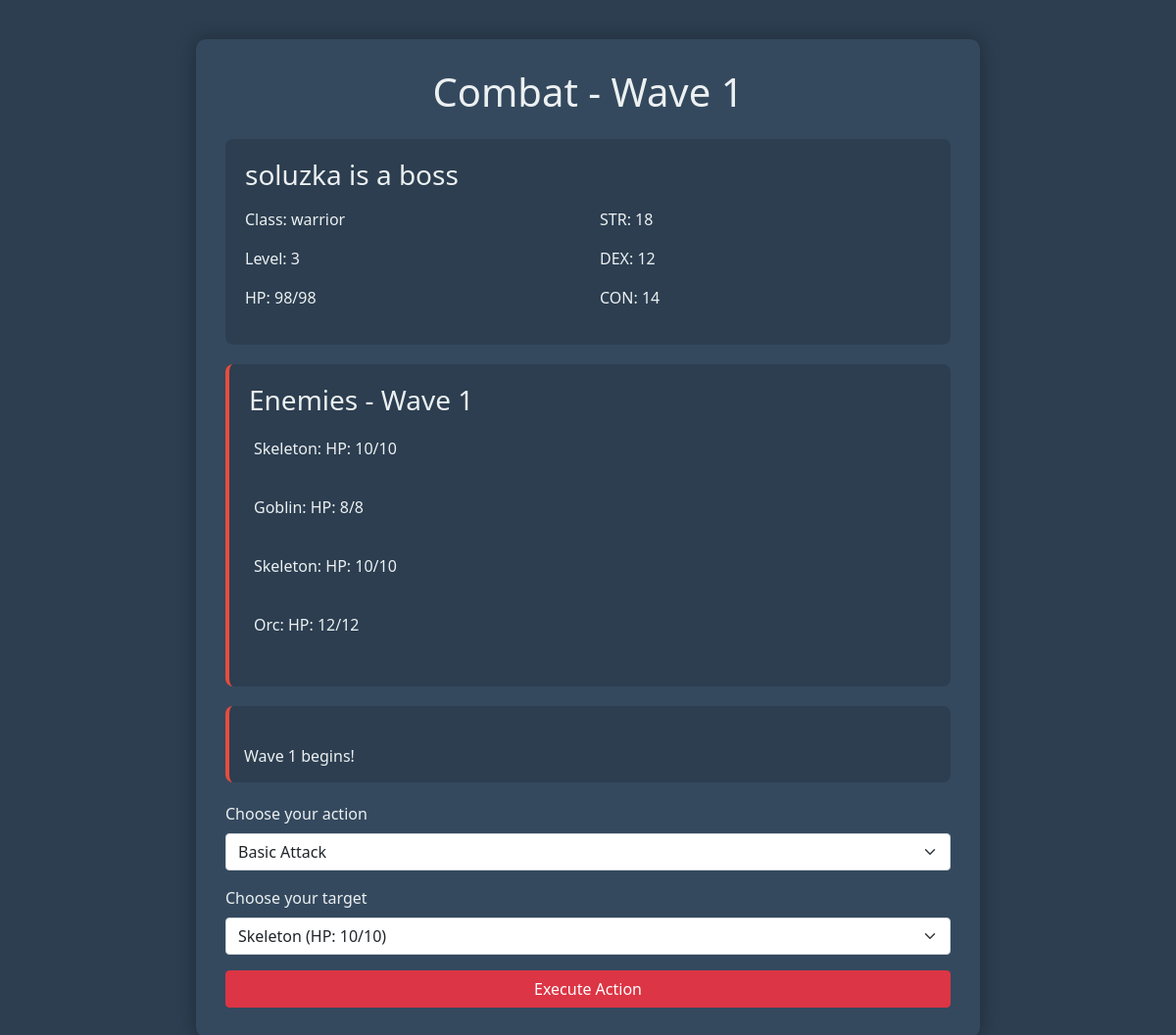
The page /combat/1 (signed in) on the database its author committed.
### app.py (models this page shows, shortened)
class Character(db.Model):
    id = db.Column(db.Integer, primary_key=True)
    name = db.Column(db.String(80), nullable=False)
    char_class = db.Column(db.String(80), nullable=False)
    level = db.Column(db.Integer, default=1)
    hp = db.Column(db.Integer, default=70)
    max_hp = db.Column(db.Integer, default=70)
    strength = db.Column(db.Integer, default=10)
    dexterity = db.Column(db.Integer, default=10)
    constitution = db.Column(db.Integer, default=10)
    intelligence = db.Column(db.Integer, default=10)
    wisdom = db.Column(db.Integer, default=10)
    charisma = db.Column(db.Integer, default=10)
    gold = db.Column(db.Integer, default=0)
    experience = db.Column(db.Integer, default=0)
    inventory = db.Column(db.String(500), default='[]')
    equipment = db.Column(db.String(500), default='{"weapon": "Fists", "armor": "Clothes"}')
    abilities = db.Column(db.String(500), default='[]')
    user_id = db.Column(db.Integer, db.ForeignKey('user.id'), nullable=False)
    version = db.Column(db.Integer, default=1)

### app.py (the view, shortened to what this page needs)
@app.route('/combat/<int:character_id>', methods=['GET', 'POST'])
@login_required
def combat(character_id):
    character = Character.query.get_or_404(character_id)
    if character.user_id != current_user.id:
        return "Unauthorized", 403
    form = CombatForm()
    abilities = json.loads(character.abilities)
    ability_choices = [('attack', 'Basic Attack')] + [(ability, ability) for ability in abilities]
    form.action.choices = ability_choices
    base_monsters = {
        'Goblin': {'hp': 8, 'damage': '1d6', 'xp': 15},
        'Skeleton': {'hp': 10, 'damage': '1d6', 'xp': 25},
        'Orc': {'hp': 12, 'damage': '1d8', 'xp': 35}
    }
    if 'wave' not in session:
        session['wave'] = 1
        session['shield'] = 0  # For Magic Shield ability
        session['dodge'] = 0   # For Evasion ability
    if 'monsters' not in session:
        wave = session['wave']
        available_monsters = list(base_monsters.keys())
        session['monsters'] = []
        for _ in range(4):
            monster_name = random.choice(available_monsters)
            base_monster = base_monsters[monster_name].copy()
            scaled_hp = int(base_monster['hp'] * (1 + (wave - 1) * 0.5))
            scaled_xp = int(base_monster['xp'] * (1 + (wave - 1) * 0.3))
            session['monsters'].append({
                'name': monster_name,
                'hp': scaled_hp,
                'max_hp': scaled_hp,
                'damage': base_monster['damage'],
                'xp': scaled_xp
            })
    current_monsters = session['monsters']
    living_monsters = [m for m in current_monsters if m['hp'] > 0]
    form.target.choices = [(str(i), f"{m['name']} (HP: {m['hp']}/{m['max_hp']})")
                          for i, m in enumerate(current_monsters) if m['hp'] > 0]
    return render_template('combat.html',
                         character=character,
                         monsters=session.get('monsters', []),
                         wave=session.get('wave', 1),
                         message=f"Wave {session.get('wave', 1)} begins!",
                         combat_over=False,
                         form=form)

### app.py
class CombatForm(FlaskForm):
    action = SelectField('Choose your action', validators=[DataRequired()])
    target = SelectField('Choose your target', validators=[DataRequired()])
    submit = SubmitField('Execute Action')

### app.py (called while the page is built)
@login_manager.user_loader
def load_user(user_id):
    return User.query.get(int(user_id))

### templates/combat.html (shortened to what this page needs)
<!DOCTYPE html>
<html lang="en">
<head>
    <link href="https://cdn.jsdelivr.net/npm/bootstrap@5.1.3/dist/css/bootstrap.min.css" rel="stylesheet">
</head>
<body>
    <div class="container">
        <div class="combat-container">
            <h1 class="text-center mb-4">Combat - Wave {{ wave }}</h1>
            <div class="character-stats">
                <h3 class="mb-3">{{ character.name }}</h3>
                <div class="row">
                    <div class="col-md-6">
                        <p>Class: {{ character.char_class }}</p>
                        <p>Level: {{ character.level }}</p>
                        <p>HP: {{ character.hp }}/{{ character.max_hp }}</p>
                    </div>
                    <div class="col-md-6">
                        <p>STR: {{ character.strength }}</p>
                        <p>DEX: {{ character.dexterity }}</p>
                        <p>CON: {{ character.constitution }}</p>
                    </div>
                </div>
            </div>
            <div class="monster-stats">
                <h3 class="mb-3">Enemies - Wave {{ wave }}</h3>
                {% if not combat_over %}
                    {% for monster in monsters %}
                    <div class="monster-entry {% if monster.hp <= 0 %}text-danger{% endif %}">
                        <p>{{ monster.name }}: {% if monster.hp <= 0 %}Defeated{% else %}HP: {{ monster.hp }}/{{ monster.max_hp }}{% endif %}</p>
                    </div>
                    {% endfor %}
                {% endif %}
            </div>
            {% if message %}
            <div class="message-box">
                {{ message }}
            </div>
            {% endif %}
            {% if combat_over %}
            <a href="{{ url_for('game', character_id=character.id) }}" class="btn btn-primary w-100">Return to Game</a>
            {% else %}
            <form method="POST">
                <div class="ability-select">
                    {{ form.action.label(class="form-label") }}
                    {{ form.action(class="form-select mb-3") }}
                </div>
                <div class="target-select">
                    {{ form.target.label(class="form-label") }}
                    {{ form.target(class="form-select mb-3") }}
                </div>
                {{ form.submit(class="btn btn-danger w-100") }}
            </form>
            {% endif %}
        </div>
    </div>
</body>
</html>

### templates/combat.html (style rules this page uses)
body { background-color: #2c3e50; color: #ecf0f1; padding: 40px 0; }
.combat-container { background-color: #34495e; padding: 30px; border-radius: 10px; box-shadow: 0 0 20px rgba(0,0,0,0.3); max-width: 800px; margin: 0 auto; }
.character-stats { background-color: #2c3e50; padding: 20px; border-radius: 8px; margin-bottom: 20px; }
.monster-stats { background-color: #2c3e50; padding: 20px; border-radius: 8px; margin-bottom: 20px; border-left: 4px solid #e74c3c; }
.message-box { background-color: #2c3e50; padding: 15px; border-radius: 8px; margin-bottom: 20px; border-left: 4px solid #e74c3c; white-space: pre-line; }
.monster-entry { margin-bottom: 10px; padding: 5px; border-radius: 4px; }
.ability-select { margin-bottom: 15px; }

### rows shown on the page
Character: name "soluzka is a boss", char_class "warrior", level "3", hp "98", max_hp "98", strength "18", dexterity "12", constitution "14"

### other values the page prints
{{ wave }} "1"
{{ monster.name }} "Skeleton" "Goblin" "Skeleton" "Orc"
{{ monster.hp }} "10" "8" "10" "12"
{{ monster.max_hp }} "10" "8" "10" "12"
{{ message }} "Wave 1 begins!"
